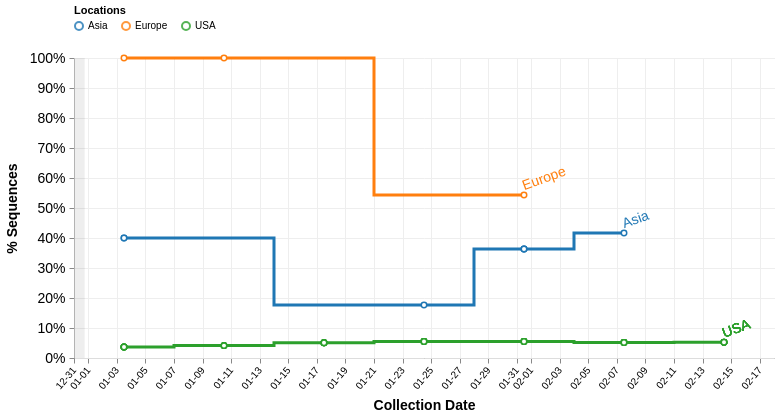

Specify this chart in Vega-Lite:
### Vega specification from a JSON file in a GitHub repository (floating-point values rounded to 4 significant figures; data arrays with more than 128 entries replaced by an {"elided": "..."} marker saying what was removed)
{"$schema": "https://vega.github.io/schema/vega/v5.json", "description": "A basic line chart example.", "width": 700, "height": 300, "padding": 5, "signals": [{"name": "percentages", "value": true}, {"name": "cumulative", "value": true}, {"name": "skipFiltering", "value": false}, {"name": "interpolate", "value": "step"}, {"name": "dateRangeStart", "value": 1575158400000, "comment": "Along with dateRangeEnd, these are hard limits on the dates shown. May need to update when we hit 2021. Dates are in milliseconds, unix epoch"}, {"name": "dateRangeEnd", "value": 4070908800000}, {"name": "dateBin", "value": 604800000, "comment": "Binning of observations by date, where date is in milliseconds. Default is 1 day (1000 * 60 * 60 * 24 = 86400000). This should never be less than a day. This is passed to the bin transform of cases_by_date_and_group. (1 week = 604800000)"}, {"name": "yearStart", "value": 1546300800000, "comment": "January 1st, 2019 in milliseconds, unix epoch time. Used to demarcate years"}, {"name": "yearBin", "value": 31557600000, "comment": "milliseconds per year, used to color the background when multiple years are displayed"}, {"name": "cumulativeWindow", "update": "cumulative ? [null, 0] : [0, 0]"}, {"name": "locationDateCountField", "update": "cumulative ? 'cumulative_location_date_count_agg' : 'location_date_count_agg'"}, {"name": "yField", "update": "percentages ? 'counts_norm' : 'counts_agg'"}, {"name": "yLabel", "value": "% Sequences"}, {"name": "yFormat", "update": "percentages ? '%' : 's'"}, {"name": "tooltipCountFormat", "update": "percentages ? '.1%' : 'd'"}, {"name": "hoverLocation", "value": null, "on": [{"events": {"merge": [{"markname": "locationlines", "type": "mouseover", "consume": true}, {"markname": "locationdots", "type": "mouseover", "consume": true}, {"markname": "locationlabel", "type": "mouseover", "consume": true}]}, "update": "{location: datum.location}", "force": true}, {"events": {"merge": [{"markname": "locationlines", "type": "mouseout", "consume": true}, {"markname": "locationdots", "type": "mouseout", "consume": true}, {"markname": "locationlabel", "type": "mouseout", "consume": true}]}, "update": "null", "force": true}]}, {"name": "clear", "value": true, "comment": "If clicking on anything but a grouped bar, then clear the selection (by clearing the 'selection' data object)", "on": [{"events": "mouseup[!event.item]", "update": "true", "force": true}]}, {"name": "shift", "value": false, "comment": "Track whether or not the shift key is pressed. Used to select multiple groups by holding down shift before clicking", "on": [{"events": {"merge": [{"markname": "locationlines", "type": "click"}, {"markname": "locationdots", "type": "click"}, {"markname": "locationlabel", "type": "click"}]}, "update": "event.shiftKey", "force": true}, {"events": "@legendLabel:click, @legendSymbol:click", "update": "{location: datum.value}", "force": true}]}, {"name": "clicked", "value": null, "comment": "Track clicks on the group bars, for selection purposes", "on": [{"events": {"merge": [{"markname": "locationlines", "type": "click"}, {"markname": "locationdots", "type": "click"}, {"markname": "locationlabel", "type": "click"}]}, "update": "{location: datum.location}", "force": true}, {"events": "@legendLabel:click, @legendSymbol:click", "update": "{location: datum.value}", "force": true}]}], "data": [{"name": "selectedGroups", "values": [{"group": "B.1.1.7"}]}, {"name": "location_data", "format": {"parse": {"location": "string", "counts": "number", "location_counts": "number", "location_date_count": "number", "collection_date": "date:'%Q'"}}, "values": {"elided": "1822 records"}, "transform": [{"type": "filter", "expr": "skipFiltering || indata('selectedGroups', 'group', datum.group) || length(data('selectedGroups')) == 0"}, {"type": "aggregate", "groupby": ["location", "collection_date"], "fields": ["counts", "location_date_count", "cumulative_location_date_count", "location_counts"], "ops": ["sum", "max", "max", "max"], "as": ["counts", "location_date_count", "cumulative_location_date_count", "location_counts"]}, {"comment": "Bin observations by date. The width of each bin is determined by the signal dateBin. Since the most detail in the date from GISAID is by day, the bin shouldn't ever be smaller than a day.", "type": "bin", "field": "collection_date", "extent": [{"signal": "dateRangeStart"}, {"signal": "dateRangeEnd"}], "step": {"signal": "dateBin"}, "as": ["day_start", "day_end"]}, {"type": "window", "sort": {"field": "day_start"}, "groupby": ["location"], "ops": ["sum", "sum", "max"], "fields": ["counts", "location_date_count", "cumulative_location_date_count"], "as": ["counts_agg", "location_date_count_agg", "cumulative_location_date_count_agg"], "frame": {"signal": "cumulativeWindow"}}, {"type": "collect", "sort": {"field": ["location", "day_start"], "order": ["ascending", "ascending"]}}, {"type": "formula", "expr": "datum.counts_agg / datum[locationDateCountField]", "as": "counts_norm"}, {"comment": "Recalculate the day_end from the day_start and dateBin, since the imputation can't work on more than one field at once.", "type": "formula", "expr": "datum.day_start + dateBin", "as": "day_end"}, {"type": "formula", "expr": "datum.day_start + (dateBin / 2)", "as": "day_middle"}]}, {"name": "selected", "comment": "A list of groups that are selected", "on": [{"trigger": "clear", "remove": true}, {"trigger": "!shift", "remove": true}, {"trigger": "!shift && clicked", "insert": "clicked"}, {"trigger": "shift && clicked", "toggle": "clicked"}]}, {"name": "years", "comment": "Groups cases by year, used to color the background of this plot by year", "source": "location_data", "transform": [{"comment": "Bin observations by year. The start of extent is set to 01/01/2019", "type": "bin", "field": "day_start", "extent": [{"signal": "yearStart"}, {"signal": "dateRangeEnd"}], "step": {"signal": "yearBin"}, "as": ["year_start", "year_end"]}, {"comment": "Collapse to just year_starts and ends", "type": "aggregate", "groupby": ["year_start", "year_end"]}, {"comment": "Sort by year_start", "type": "collect", "sort": {"field": "year_start"}}, {"comment": "Assign each year an id", "type": "identifier", "as": "id"}]}], "scales": [{"name": "xscale", "type": "time", "range": "width", "domain": {"fields": [{"data": "location_data", "field": "day_start"}, {"data": "location_data", "field": "day_end"}]}}, {"name": "yscale", "type": "linear", "range": "height", "nice": true, "zero": true, "domain": {"data": "location_data", "field": {"signal": "yField"}}}, {"name": "color", "type": "ordinal", "range": {"scheme": "category10"}, "domain": {"data": "location_data", "field": "location"}}], "axes": [{"orient": "bottom", "scale": "xscale", "format": "%m-%d", "zindex": 0, "grid": true, "gridScale": "yscale", "gridColor": "#DDD", "labelAngle": 310, "labelAlign": "right", "labelBaseline": "middle", "labelPadding": 5, "title": "Collection Date", "titleFontSize": 14, "titlePadding": 8, "tickCount": 15}, {"orient": "left", "scale": "yscale", "format": {"signal": "yFormat"}, "grid": true, "gridScale": "xscale", "gridColor": "#DDD", "labelFontSize": 14, "labelPadding": 4, "title": {"signal": "yLabel"}, "titleFontSize": 14, "titlePadding": 10}], "legends": [{"stroke": "color", "title": "Locations", "orient": "top", "direction": "vertical", "columns": 8, "encode": {"symbols": {"name": "legendSymbol", "interactive": true, "update": {"fill": {"value": "transparent"}, "strokeWidth": {"value": 2}, "opacity": [{"test": "!length(data('selected')) || indata('selected', 'location', datum.value)", "value": 0.8}, {"value": 0.15}], "size": {"value": 64}}}, "labels": {"name": "legendLabel", "interactive": true, "update": {"opacity": [{"test": "!length(data('selected')) || indata('selected', 'location', datum.value)", "value": 1}, {"value": 0.25}]}}}}], "marks": [{"comment": "background rectangles which alternate colors", "type": "rect", "name": "yearBG", "from": {"data": "years"}, "clip": true, "interactive": false, "encode": {"update": {"zindex": [{"value": 0}], "x": {"scale": "xscale", "field": "year_start"}, "x2": {"scale": "xscale", "field": "year_end"}, "y": {"signal": "height"}, "y2": {"value": 0}, "fill": [{"test": "datum.id % 2 === 0", "value": "#fff"}, {"value": "#ddd"}], "opacity": [{"value": 0.5}]}}}, {"name": "layer0", "type": "group", "from": {"facet": {"name": "series", "data": "location_data", "groupby": "location"}}, "data": [{"name": "label", "source": "series", "transform": [{"type": "joinaggregate", "fields": ["day_middle"], "ops": ["max"], "as": ["max_day"]}, {"type": "filter", "expr": "datum.day_middle == datum.max_day"}]}], "marks": [{"name": "locationlines", "type": "line", "from": {"data": "series"}, "encode": {"enter": {"strokeWidth": {"value": 3}, "strokeMiterLimit": {"value": 2}, "strokeCap": {"value": "round"}}, "update": {"interpolate": {"signal": "interpolate"}, "x": {"scale": "xscale", "field": "day_middle"}, "y": {"scale": "yscale", "field": {"signal": "yField"}}, "stroke": [{"test": "(!length(data('selected')) || indata('selected', 'location', datum.location)) && (datum.counts_agg > 0)", "scale": "color", "field": "location"}, {"value": "#CCC"}], "strokeOpacity": [{"test": "hoverLocation && hoverLocation.location == datum.location", "value": 0.6}, {"value": 1.0}], "zindex": [{"test": "hoverLocation && hoverLocation.location == datum.location", "value": 3}, {"value": 1}]}}}, {"name": "locationdots", "type": "symbol", "from": {"data": "series"}, "encode": {"enter": {"size": {"value": 30}, "fill": {"value": "#fff"}, "strokeWidth": {"value": 1.5}}, "update": {"x": {"scale": "xscale", "field": "day_middle"}, "y": {"scale": "yscale", "field": {"signal": "yField"}}, "stroke": [{"test": "(!length(data('selected')) || indata('selected', 'location', datum.location)) && (datum.counts_agg > 0)", "scale": "color", "field": "location"}, {"value": "#CCC"}], "strokeOpacity": [{"test": "hoverLocation && hoverLocation.location == datum.location", "value": 0.6}, {"value": 1.0}], "zindex": [{"test": "hoverLocation && hoverLocation.location == datum.location", "value": 3}, {"value": 1}], "tooltip": {"signal": "{title: datum.location, 'Sequences': format(datum[yField], tooltipCountFormat), 'Total Location Counts': datum.location_counts, 'Collection date': timeFormat(datum.day_start, '%b %d %Y')}"}}}}, {"name": "locationlabel", "type": "text", "from": {"data": "label"}, "encode": {"enter": {"dy": {"value": -5}, "fontSize": {"value": 14}, "angle": {"value": 340}, "zindex": {"value": 5}}, "update": {"x": {"scale": "xscale", "field": "day_middle", "offset": 2}, "y": {"scale": "yscale", "field": {"signal": "yField"}}, "text": {"field": "location"}, "fill": [{"test": "(!length(data('selected')) || indata('selected', 'location', datum.location)) && (datum.counts_agg > 0)", "scale": "color", "field": "location"}, {"value": "#ccc"}], "fillOpacity": [{"test": "hoverLocation && hoverLocation.location == datum.location", "value": 0.6}, {"value": 1}]}}}]}]}
